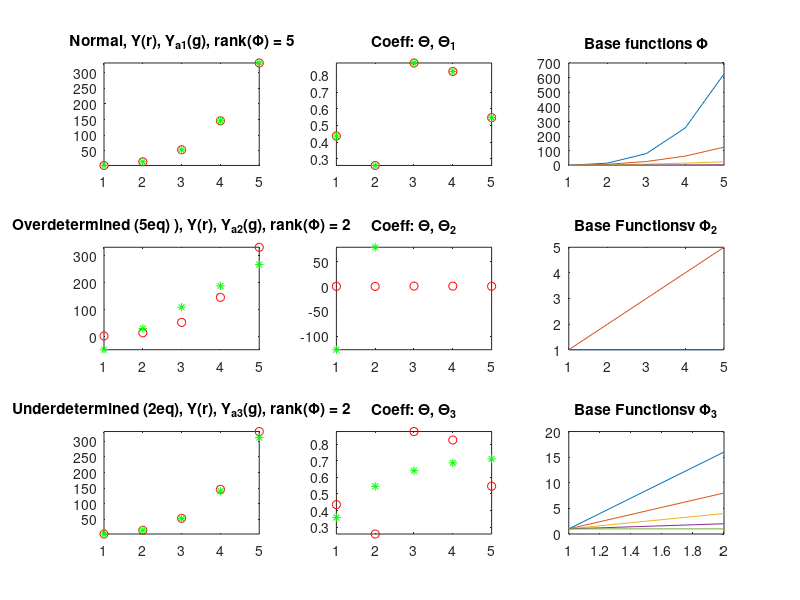

The MATLAB source for this figure:
% OverUnderNormalDeterminedSystem.m
% (c) M.Kocher  HEIG-VD
% modified: M.Tognolini HEIG-VD 2011

%% Init
clear

%% Parameters
N = 5; % Signal length

%% Data
% Phi = rand (N, N);
k = 1 : N
Phi = vander (1:N)   % Square matrix, full rank 
Theta = rand (N, 1)  % random  coeff.
Y = Phi*Theta        % Reference  signal

%% Normal
Theta1 = (Phi'*Phi)^(-1)*Phi'*Y   % calculated coeff exact solution
Ya1 = Phi*Theta1                  % calculated signal Y exact solution

%% Overdetermined system
Phi2 = fliplr (Phi (:, end-1:end)); % Rectangular matrix more eq than unknowns
Theta2 = (Phi2'*Phi2)^(-1)*Phi2'*Y; % least mean square  coeffs
Ya2 = Phi2*Theta2;                  % last mean square  solution

%% Underdetermined system less eq. than unknowns
Phi3 = Phi((1:N-3),:)
Y3 = Y(1:N-3)
Theta3 = Phi3'*(Phi3*Phi3')^(-1)*Y3
Ya3 = Phi * Theta3




%% Display
subplot (3, 3, 1)
plot (k, Y, 'or', k, Ya1, '*g'), title (['Normal, Y(r), Y_{a1}(g), rank(\Phi) = ', num2str(rank(Phi))]), axis tight
subplot (3, 3, 2)
plot (k, Theta, 'or', k, Theta1, '*g'), title ('Coeff: \Theta, \Theta_1'), axis tight
subplot (3, 3, 3)
plot (Phi), title ('Base functions \Phi')

subplot (3, 3, 4)
plot (k, Y, 'or', k, Ya2, '*g'), title (['Overdetermined (5eq) ), Y(r), Y_{a2}(g), rank(\Phi) = ', num2str(rank(Phi2))]), axis tight
subplot (3, 3, 5)
plot (k, Theta, 'or', 1:length(Theta2), Theta2, '*g'), title ('Coeff: \Theta, \Theta_2'), axis tight
subplot (3, 3, 6)
plot (Phi2), title ('Base Functionsv \Phi_2')

subplot (3, 3, 7)
plot (k, Y, 'or', k, Ya3, '*g'), title (['Underdetermined (2eq), Y(r), Y_{a3}(g), rank(\Phi) = ', num2str(rank(Phi3))]), axis tight
subplot (3, 3, 8)
plot (k, Theta, 'or', 1:length(Theta3), Theta3, '*g'), title ('Coeff: \Theta, \Theta_3'), axis tight
subplot (3, 3, 9)
plot (Phi3), title ('Base Functionsv \Phi_3')

